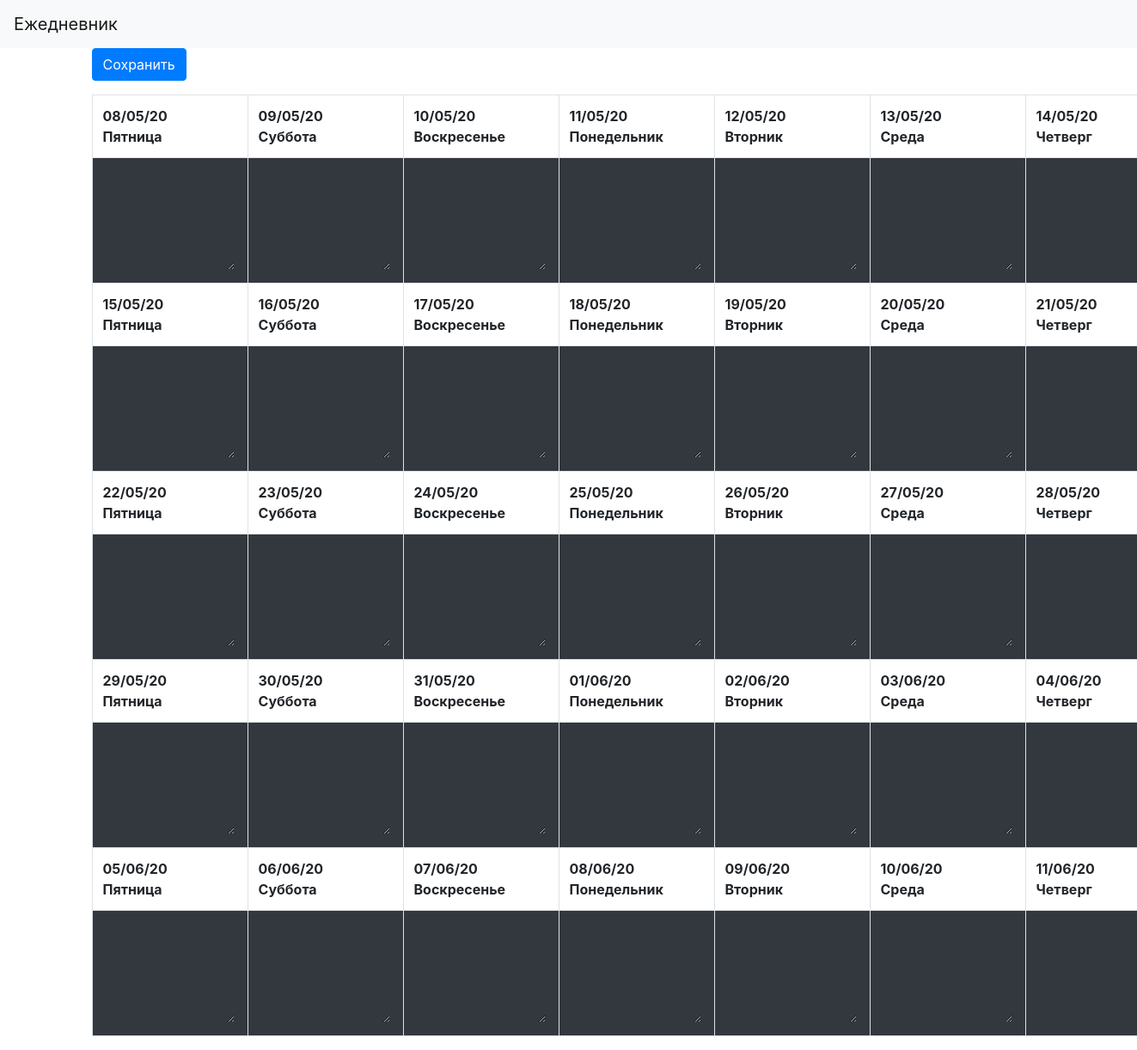
/list (signed in), run on the app's committed database.
### data/Days.py (models this page shows)
class DaysInfo(SqlAlchemyBase):
    __tablename__ = 'DaysInfo'
    id = sqlalchemy.Column(sqlalchemy.Integer,
                           primary_key=True, autoincrement=True)
    text = sqlalchemy.Column(sqlalchemy.String, nullable=True)
    user_name = sqlalchemy.Column(sqlalchemy.Integer, nullable=True)
    data = sqlalchemy.Column(sqlalchemy.String, nullable=True)

### page.py (the view)
@app.route('/list', methods=['GET'])
def list():
    list_weekdays = {"Mon" : 'Понедельник' , "Tue" : 'Вторник' , "Wed" : 'Среда' , "Thu" : 'Четверг' ,
                     "Fri" : 'Пятница' , "Sat" : 'Суббота' , "Sun" : 'Воскресенье'}
    global user_name
    form = TableForm()
    session = db_session.create_session()
    days_info = session.query(DaysInfo).filter(DaysInfo.user_name == user_name).all()
    for i in range(35):
        form.list_days[i].data = days_info[i].text
        data = list_weekdays[calendar.day_abbr[datetime.datetime.strptime(days_info[i].data,
                                                                          "%d/%m/%y").date().weekday()]]
        form.list_dates[i].data = [days_info[i].data, data]
    return render_template('main_page.html', title='To_do', form=form)

### TableForm.py
class TableForm(FlaskForm):
    list_days = FieldList(TextAreaField('название дня'), min_entries=35)
    list_dates = FieldList(HiddenField(''), min_entries=35)
    submit_save = SubmitField('Сохранить')

### data/db_session.py (called while the page is built)
def create_session() -> Session:
    global __factory
    return __factory()

### templates/main_page.html (shortened to what this page needs)
<!doctype html>
<html lang="en">
<head>
    <link rel="stylesheet"
          href="https://stackpath.bootstrapcdn.com/bootstrap/4.4.1/css/bootstrap.min.css"
>
</head>
<body>
<header>
    <nav class="navbar navbar-light bg-light">
        <a class="navbar-brand" href="#">Ежедневник</a>
    </nav>
</header>
<main role="main" class="container">
    <table align="center" class="table table-bordered">
        <form action="save_info" method="POST" class="form-inline my-2 my-lg-0">
            <p>{{ form.submit_save(type="submit", class="btn btn-primary", align="right") }}</p>
            <tr>
                <th>{{ form.list_dates[0].data[0] }}<br>
                    {{ form.list_dates[0].data[1] }}</th>
                <th>{{ form.list_dates[1].data[0] }}<br>
                    {{ form.list_dates[1].data[1] }}</th>
                <th>{{ form.list_dates[2].data[0] }}<br>
                    {{ form.list_dates[2].data[1] }}</th>
                <th>{{ form.list_dates[3].data[0] }}<br>
                    {{ form.list_dates[3].data[1] }}</th>
                <th>{{ form.list_dates[4].data[0] }}<br>
                    {{ form.list_dates[4].data[1] }}</th>
                <th>{{ form.list_dates[5].data[0] }}<br>
                    {{ form.list_dates[5].data[1] }}</th>
                <th>{{ form.list_dates[6].data[0] }}<br>
                    {{ form.list_dates[6].data[1] }}</th>
            </tr>
            <tr>
                <td align=center bgcolor=#32383e ondblclick="this.style.background='#007bff'"
                    onclick="this.style.background='#32383e'">{{ form.list_days[0](class="form-control") }}
                </td>
                <td align=center bgcolor=#32383e ondblclick="this.style.background='#007bff'"
                    onclick="this.style.background='#32383e'">{{ form.list_days[1](class="form-control") }}
                </td>
                <td align=center bgcolor=#32383e ondblclick="this.style.background='#007bff'"
                    onclick="this.style.background='#32383e'">{{ form.list_days[2](class="form-control") }}
                </td>
                <td align=center bgcolor=#32383e ondblclick="this.style.background='#007bff'"
                    onclick="this.style.background='#32383e'">{{ form.list_days[3](class="form-control") }}
                </td>
                <td align=center bgcolor=#32383e ondblclick="this.style.background='#007bff'"
                    onclick="this.style.background='#32383e'">{{ form.list_days[4](class="form-control") }}
                </td>
                <td align=center bgcolor=#32383e ondblclick="this.style.background='#007bff'"
                    onclick="this.style.background='#32383e'">{{ form.list_days[5](class="form-control") }}
                </td>
                <td align=center bgcolor=#32383e ondblclick="this.style.background='#007bff'"
                    onclick="this.style.background='#32383e'">{{ form.list_days[6](class="form-control") }}
                </td>
            </tr>
            <tr>
                <th>{{ form.list_dates[7].data[0] }}<br>
                    {{ form.list_dates[7].data[1] }}</th>
                <th>{{ form.list_dates[8].data[0] }}<br>
                    {{ form.list_dates[8].data[1] }}</th>
                <th>{{ form.list_dates[9].data[0] }}<br>
                    {{ form.list_dates[9].data[1] }}</th>
                <th>{{ form.list_dates[10].data[0] }}<br>
                    {{ form.list_dates[10].data[1] }}</th>
                <th>{{ form.list_dates[11].data[0] }}<br>
                    {{ form.list_dates[11].data[1] }}</th>
                <th>{{ form.list_dates[12].data[0] }}<br>
                    {{ form.list_dates[12].data[1] }}</th>
                <th>{{ form.list_dates[13].data[0] }}<br>
                    {{ form.list_dates[13].data[1] }}</th>
            </tr>
            <tr>
                <td align=center bgcolor=#32383e ondblclick="this.style.background='#007bff'"
                    onclick="this.style.background='#32383e'">{{ form.list_days[7](class="form-control") }}
                </td>
                <td align=center bgcolor=#32383e ondblclick="this.style.background='#007bff'"
                    onclick="this.style.background='#32383e'">{{ form.list_days[8](class="form-control") }}
                </td>
                <td align=center bgcolor=#32383e ondblclick="this.style.background='#007bff'"
                    onclick="this.style.background='#32383e'">{{ form.list_days[9](class="form-control") }}
                </td>
                <td align=center bgcolor=#32383e ondblclick="this.style.background='#007bff'"
                    onclick="this.style.background='#32383e'">{{ form.list_days[10](class="form-control") }}
                </td>
                <td align=center bgcolor=#32383e ondblclick="this.style.background='#007bff'"
                    onclick="this.style.background='#32383e'">{{ form.list_days[11](class="form-control") }}
                </td>
                <td align=center bgcolor=#32383e ondblclick="this.style.background='#007bff'"
                    onclick="this.style.background='#32383e'">{{ form.list_days[12](class="form-control") }}
                </td>
                <td align=center bgcolor=#32383e ondblclick="this.style.background='#007bff'"
                    onclick="this.style.background='#32383e'">{{ form.list_days[13](class="form-control") }}
                </td>
            </tr>
            <tr>
                <th>{{ form.list_dates[14].data[0] }}<br>
                    {{ form.list_dates[14].data[1] }}</th>
                <th>{{ form.list_dates[15].data[0] }}<br>
                    {{ form.list_dates[15].data[1] }}</th>
                <th>{{ form.list_dates[16].data[0] }}<br>
                    {{ form.list_dates[16].data[1] }}</th>
                <th>{{ form.list_dates[17].data[0] }}<br>
                    {{ form.list_dates[17].data[1] }}</th>
                <th>{{ form.list_dates[18].data[0] }}<br>
                    {{ form.list_dates[18].data[1] }}</th>
                <th>{{ form.list_dates[19].data[0] }}<br>
                    {{ form.list_dates[19].data[1] }}</th>
                <th>{{ form.list_dates[20].data[0] }}<br>
                    {{ form.list_dates[20].data[1] }}</th>
            </tr>
            <tr>
                <td align=center bgcolor=#32383e ondblclick="this.style.background='#007bff'"
                    onclick="this.style.background='#32383e'">{{ form.list_days[14](class="form-control") }}
                </td>
                <td align=center bgcolor=#32383e ondblclick="this.style.background='#007bff'"
                    onclick="this.style.background='#32383e'">{{ form.list_days[15](class="form-control") }}
                </td>
                <td align=center bgcolor=#32383e ondblclick="this.style.background='#007bff'"
                    onclick="this.style.background='#32383e'">{{ form.list_days[16](class="form-control") }}
                </td>
                <td align=center bgcolor=#32383e ondblclick="this.style.background='#007bff'"
                    onclick="this.style.background='#32383e'">{{ form.list_days[17](class="form-control") }}
                </td>
                <td align=center bgcolor=#32383e ondblclick="this.style.background='#007bff'"
                    onclick="this.style.background='#32383e'">{{ form.list_days[18](class="form-control") }}
                </td>
                <td align=center bgcolor=#32383e ondblclick="this.style.background='#007bff'"
                    onclick="this.style.background='#32383e'">{{ form.list_days[19](class="form-control") }}
                </td>
                <td align=center bgcolor=#32383e ondblclick="this.style.background='#007bff'"
                    onclick="this.style.background='#32383e'">{{ form.list_days[20](class="form-control") }}
                </td>
            </tr>
            <tr>
                <th>{{ form.list_dates[21].data[0] }}<br>
                    {{ form.list_dates[21].data[1] }}</th>
                <th>{{ form.list_dates[22].data[0] }}<br>
                    {{ form.list_dates[22].data[1] }}</th>
                <th>{{ form.list_dates[23].data[0] }}<br>
                    {{ form.list_dates[23].data[1] }}</th>
                <th>{{ form.list_dates[24].data[0] }}<br>
                    {{ form.list_dates[24].data[1] }}</th>
                <th>{{ form.list_dates[25].data[0] }}<br>
                    {{ form.list_dates[25].data[1] }}</th>
                <th>{{ form.list_dates[26].data[0] }}<br>
                    {{ form.list_dates[26].data[1] }}</th>
                <th>{{ form.list_dates[27].data[0] }}<br>
                    {{ form.list_dates[27].data[1] }}</th>
            </tr>
            <tr>
                <td align=center bgcolor=#32383e ondblclick="this.style.background='#007bff'"
                    onclick="this.style.background='#32383e'">{{ form.list_days[21](class="form-control") }}
                </td>
                <td align=center bgcolor=#32383e ondblclick="this.style.background='#007bff'"
                    onclick="this.style.background='#32383e'">{{ form.list_days[22](class="form-control") }}
                </td>
                <td align=center bgcolor=#32383e ondblclick="this.style.background='#007bff'"
                    onclick="this.style.background='#32383e'">{{ form.list_days[23](class="form-control") }}
                </td>
                <td align=center bgcolor=#32383e ondblclick="this.style.background='#007bff'"
                    onclick="this.style.background='#32383e'">{{ form.list_days[24](class="form-control") }}
                </td>
                <td align=center bgcolor=#32383e ondblclick="this.style.background='#007bff'"
                    onclick="this.style.background='#32383e'">{{ form.list_days[25](class="form-control") }}
                </td>
                <td align=center bgcolor=#32383e ondblclick="this.style.background='#007bff'"
                    onclick="this.style.background='#32383e'">{{ form.list_days[26](class="form-control") }}
                </td>
                <td align=center bgcolor=#32383e ondblclick="this.style.background='#007bff'"
                    onclick="this.style.background='#32383e'">{{ form.list_days[27](class="form-control") }}
                </td>
            </tr>
            <tr>
                <th>{{ form.list_dates[28].data[0] }}<br>
                    {{ form.list_dates[28].data[1] }}</th>
                <th>{{ form.list_dates[29].data[0] }}<br>
                    {{ form.list_dates[29].data[1] }}</th>
                <th>{{ form.list_dates[30].data[0] }}<br>
                    {{ form.list_dates[30].data[1] }}</th>
                <th>{{ form.list_dates[31].data[0] }}<br>
                    {{ form.list_dates[31].data[1] }}</th>
                <th>{{ form.list_dates[32].data[0] }}<br>
                    {{ form.list_dates[32].data[1] }}</th>
                <th>{{ form.list_dates[33].data[0] }}<br>
                    {{ form.list_dates[33].data[1] }}</th>
                <th>{{ form.list_dates[34].data[0] }}<br>
                    {{ form.list_dates[34].data[1] }}</th>
            </tr>
            <tr>
                <td align=center bgcolor=#32383e ondblclick="this.style.background='#007bff'"
                    onclick="this.style.background='#32383e'">{{ form.list_days[28](class="form-control") }}
                </td>
                <td align=center bgcolor=#32383e ondblclick="this.style.background='#007bff'"
                    onclick="this.style.background='#32383e'">{{ form.list_days[29](class="form-control") }}
                </td>
                <td align=center bgcolor=#32383e ondblclick="this.style.background='#007bff'"
                    onclick="this.style.background='#32383e'">{{ form.list_days[30](class="form-control") }}
                </td>
                <td align=center bgcolor=#32383e ondblclick="this.style.background='#007bff'"
                    onclick="this.style.background='#32383e'">{{ form.list_days[31](class="form-control") }}
                </td>
                <td align=center bgcolor=#32383e ondblclick="this.style.background='#007bff'"
                    onclick="this.style.background='#32383e'">{{ form.list_days[32](class="form-control") }}
                </td>
                <td align=center bgcolor=#32383e ondblclick="this.style.background='#007bff'"
                    onclick="this.style.background='#32383e'">{{ form.list_days[33](class="form-control") }}
                </td>
                <td align=center bgcolor=#32383e ondblclick="this.style.background='#007bff'"
                    onclick="this.style.background='#32383e'">{{ form.list_days[34](class="form-control") }}
                </td>
            </tr>
        </form>
    </table>
</main>
</body>
</html>

### templates/main_page.html (style rules this page uses)
textarea.form-control { border: none; background: transparent; margin: 3px; width: 150px; padding: 0px 0 5px 5px; height: 115px; color: #fff; }

### data on the page
DaysInfo: data "08/05/20"
DaysInfo: data "09/05/20"
DaysInfo: data "10/05/20"
DaysInfo: data "11/05/20"
DaysInfo: data "12/05/20"
DaysInfo: data "13/05/20"
DaysInfo: data "14/05/20"
DaysInfo: data "15/05/20"
DaysInfo: data "16/05/20"
DaysInfo: data "17/05/20"
DaysInfo: data "18/05/20"
DaysInfo: data "19/05/20"
DaysInfo: data "20/05/20"
DaysInfo: data "21/05/20"
DaysInfo: data "22/05/20"
DaysInfo: data "23/05/20"
DaysInfo: data "24/05/20"
DaysInfo: data "25/05/20"
DaysInfo: data "26/05/20"
DaysInfo: data "27/05/20"
DaysInfo: data "28/05/20"
DaysInfo: data "29/05/20"
DaysInfo: data "30/05/20"
DaysInfo: data "31/05/20"
DaysInfo: data "01/06/20"
DaysInfo: data "02/06/20"
DaysInfo: data "03/06/20"
DaysInfo: data "04/06/20"
DaysInfo: data "05/06/20"
DaysInfo: data "06/06/20"
DaysInfo: data "07/06/20"
DaysInfo: data "08/06/20"
DaysInfo: data "09/06/20"
DaysInfo: data "10/06/20"
DaysInfo: data "11/06/20"
